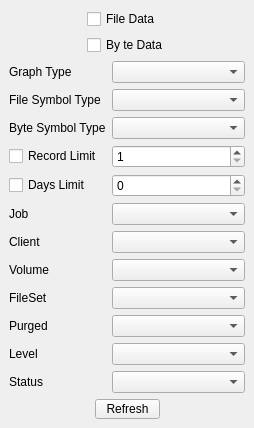
<ui version="4.0" >
 <class>JobPlotControlsForm</class>
 <widget class="QWidget" name="JobPlotControlsForm" >
  <property name="geometry" >
   <rect>
    <x>0</x>
    <y>0</y>
    <width>254</width>
    <height>422</height>
   </rect>
  </property>
  <property name="sizePolicy" >
   <sizepolicy>
    <hsizetype>5</hsizetype>
    <vsizetype>0</vsizetype>
    <horstretch>0</horstretch>
    <verstretch>0</verstretch>
   </sizepolicy>
  </property>
  <property name="minimumSize" >
   <size>
    <width>0</width>
    <height>0</height>
   </size>
  </property>
  <property name="windowTitle" >
   <string>Form</string>
  </property>
  <layout class="QGridLayout" >
   <property name="margin" >
    <number>9</number>
   </property>
   <property name="spacing" >
    <number>6</number>
   </property>
   <item row="14" column="0" colspan="2" >
    <spacer>
     <property name="orientation" >
      <enum>Qt::Vertical</enum>
     </property>
     <property name="sizeHint" >
      <size>
       <width>236</width>
       <height>16</height>
      </size>
     </property>
    </spacer>
   </item>
   <item row="0" column="0" colspan="2" >
    <layout class="QHBoxLayout" >
     <property name="margin" >
      <number>0</number>
     </property>
     <property name="spacing" >
      <number>6</number>
     </property>
     <item>
      <spacer>
       <property name="orientation" >
        <enum>Qt::Horizontal</enum>
       </property>
       <property name="sizeHint" >
        <size>
         <width>21</width>
         <height>20</height>
        </size>
       </property>
      </spacer>
     </item>
     <item>
      <layout class="QVBoxLayout" >
       <property name="margin" >
        <number>0</number>
       </property>
       <property name="spacing" >
        <number>6</number>
       </property>
       <item>
        <widget class="QCheckBox" name="fileCheck" >
         <property name="text" >
          <string>File Data</string>
         </property>
        </widget>
       </item>
       <item>
        <widget class="QCheckBox" name="byteCheck" >
         <property name="text" >
          <string>By te Data</string>
         </property>
        </widget>
       </item>
      </layout>
     </item>
     <item>
      <spacer>
       <property name="orientation" >
        <enum>Qt::Horizontal</enum>
       </property>
       <property name="sizeHint" >
        <size>
         <width>21</width>
         <height>20</height>
        </size>
       </property>
      </spacer>
     </item>
    </layout>
   </item>
   <item row="13" column="0" colspan="2" >
    <layout class="QHBoxLayout" >
     <property name="margin" >
      <number>0</number>
     </property>
     <property name="spacing" >
      <number>6</number>
     </property>
     <item>
      <spacer>
       <property name="orientation" >
        <enum>Qt::Horizontal</enum>
       </property>
       <property name="sizeHint" >
        <size>
         <width>40</width>
         <height>20</height>
        </size>
       </property>
      </spacer>
     </item>
     <item>
      <widget class="QPushButton" name="refreshButton" >
       <property name="maximumSize" >
        <size>
         <width>65</width>
         <height>20</height>
        </size>
       </property>
       <property name="text" >
        <string>Refresh</string>
       </property>
       <property name="icon" >
        <iconset resource="../main.qrc" >:/images/view-refresh.svg</iconset>
       </property>
      </widget>
     </item>
     <item>
      <spacer>
       <property name="orientation" >
        <enum>Qt::Horizontal</enum>
       </property>
       <property name="sizeHint" >
        <size>
         <width>40</width>
         <height>20</height>
        </size>
       </property>
      </spacer>
     </item>
    </layout>
   </item>
   <item row="9" column="1" >
    <widget class="QComboBox" name="fileSetComboBox" />
   </item>
   <item row="10" column="1" >
    <widget class="QComboBox" name="purgedComboBox" />
   </item>
   <item row="8" column="1" >
    <widget class="QComboBox" name="volumeComboBox" />
   </item>
   <item row="7" column="1" >
    <widget class="QComboBox" name="clientComboBox" />
   </item>
   <item row="11" column="1" >
    <widget class="QComboBox" name="levelComboBox" />
   </item>
   <item row="12" column="1" >
    <widget class="QComboBox" name="statusComboBox" />
   </item>
   <item row="6" column="1" >
    <widget class="QComboBox" name="jobComboBox" />
   </item>
   <item row="1" column="1" >
    <widget class="QComboBox" name="plotTypeCombo" />
   </item>
   <item row="5" column="1" >
    <widget class="QSpinBox" name="daysSpinBox" >
     <property name="sizePolicy" >
      <sizepolicy>
       <hsizetype>5</hsizetype>
       <vsizetype>0</vsizetype>
       <horstretch>0</horstretch>
       <verstretch>0</verstretch>
      </sizepolicy>
     </property>
     <property name="singleStep" >
      <number>7</number>
     </property>
    </widget>
   </item>
   <item row="4" column="1" >
    <widget class="QSpinBox" name="limitSpinBox" >
     <property name="sizePolicy" >
      <sizepolicy>
       <hsizetype>5</hsizetype>
       <vsizetype>0</vsizetype>
       <horstretch>0</horstretch>
       <verstretch>0</verstretch>
      </sizepolicy>
     </property>
     <property name="maximum" >
      <number>10000</number>
     </property>
     <property name="minimum" >
      <number>1</number>
     </property>
     <property name="singleStep" >
      <number>25</number>
     </property>
    </widget>
   </item>
   <item row="2" column="1" >
    <widget class="QComboBox" name="fileSymbolTypeCombo" />
   </item>
   <item row="3" column="1" >
    <widget class="QComboBox" name="byteSymbolTypeCombo" />
   </item>
   <item row="12" column="0" >
    <widget class="QLabel" name="statusLabel" >
     <property name="text" >
      <string>Status</string>
     </property>
    </widget>
   </item>
   <item row="11" column="0" >
    <widget class="QLabel" name="levelLabel" >
     <property name="text" >
      <string>Level</string>
     </property>
    </widget>
   </item>
   <item row="10" column="0" >
    <widget class="QLabel" name="purgedLabel" >
     <property name="text" >
      <string>Purged</string>
     </property>
    </widget>
   </item>
   <item row="9" column="0" >
    <widget class="QLabel" name="fileSetLabel" >
     <property name="maximumSize" >
      <size>
       <width>16777215</width>
       <height>20</height>
      </size>
     </property>
     <property name="text" >
      <string>FileSet</string>
     </property>
    </widget>
   </item>
   <item row="8" column="0" >
    <widget class="QLabel" name="volumeLabel" >
     <property name="text" >
      <string>Volume</string>
     </property>
    </widget>
   </item>
   <item row="7" column="0" >
    <widget class="QLabel" name="clientsLabel" >
     <property name="text" >
      <string>Client</string>
     </property>
    </widget>
   </item>
   <item row="6" column="0" >
    <widget class="QLabel" name="jobLabel" >
     <property name="text" >
      <string>Job</string>
     </property>
    </widget>
   </item>
   <item row="5" column="0" >
    <widget class="QCheckBox" name="daysCheckBox" >
     <property name="text" >
      <string>Days Limit</string>
     </property>
    </widget>
   </item>
   <item row="4" column="0" >
    <widget class="QCheckBox" name="limitCheckBox" >
     <property name="sizePolicy" >
      <sizepolicy>
       <hsizetype>0</hsizetype>
       <vsizetype>0</vsizetype>
       <horstretch>0</horstretch>
       <verstretch>0</verstretch>
      </sizepolicy>
     </property>
     <property name="text" >
      <string>Record Limit</string>
     </property>
    </widget>
   </item>
   <item row="3" column="0" >
    <widget class="QLabel" name="label_2" >
     <property name="text" >
      <string>Byte Symbol Type</string>
     </property>
    </widget>
   </item>
   <item row="2" column="0" >
    <widget class="QLabel" name="label_3" >
     <property name="text" >
      <string>File Symbol Type</string>
     </property>
    </widget>
   </item>
   <item row="1" column="0" >
    <widget class="QLabel" name="label" >
     <property name="text" >
      <string>Graph Type</string>
     </property>
    </widget>
   </item>
  </layout>
 </widget>
 <resources/>
 <connections/>
</ui>
